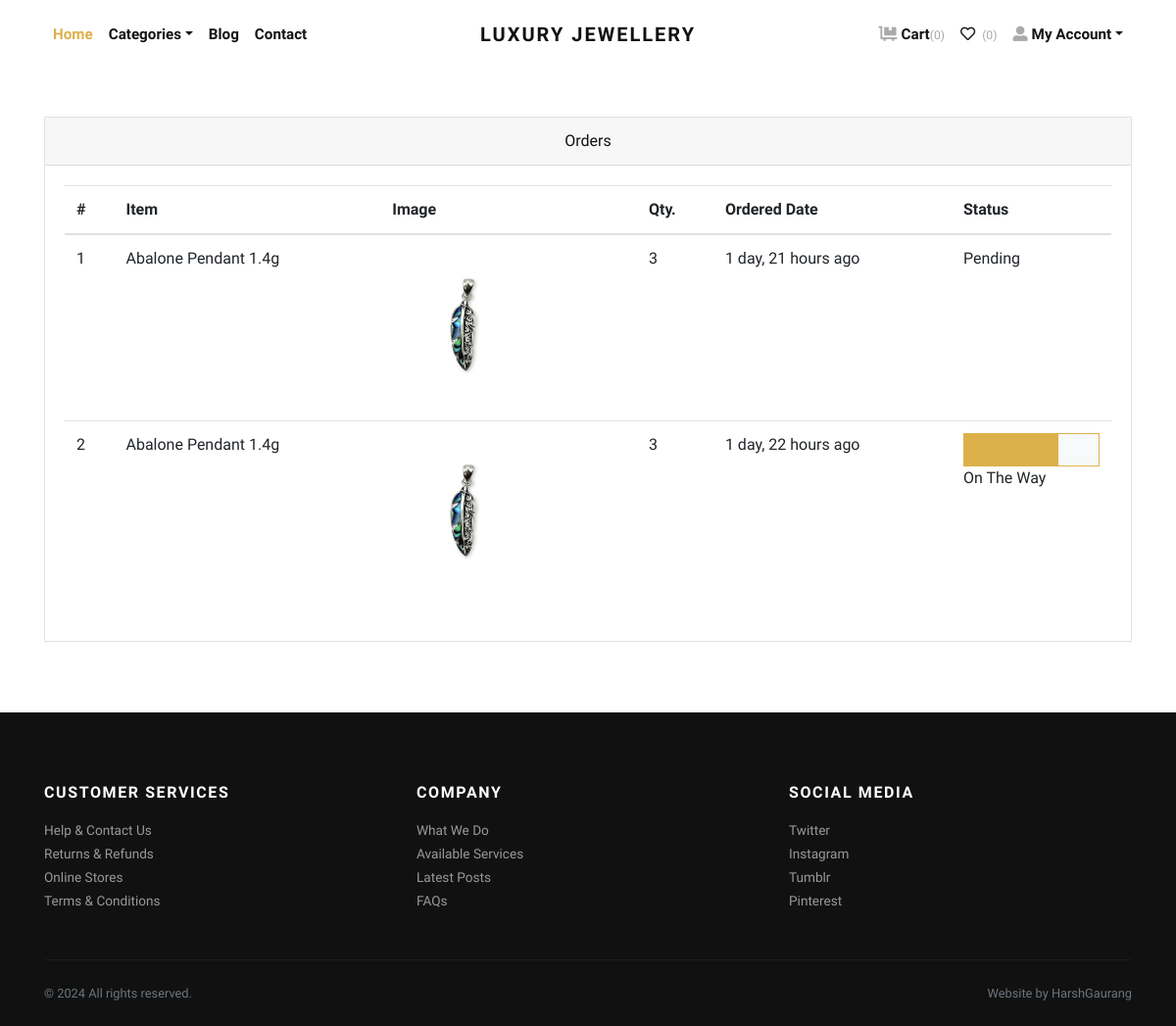
/orders/ (signed in), run on the app's committed database.
### store/models.py (models this page shows, shortened)
class Order(models.Model):
    user = models.ForeignKey(User, verbose_name="User", on_delete=models.CASCADE)
    address = models.ForeignKey(Address, verbose_name="Shipping Address", on_delete=models.CASCADE)
    product = models.ForeignKey(Product, verbose_name="Product", on_delete=models.CASCADE)
    quantity = models.PositiveIntegerField(verbose_name="Quantity")
    ordered_date = models.DateTimeField(auto_now_add=True, verbose_name="Ordered Date")
    status = models.CharField(
        choices=STATUS_CHOICES,
        max_length=50,
        default="Pending"
        )

class Product(models.Model):
    title = models.CharField(max_length=150, verbose_name="Product Title")
    slug = models.SlugField(max_length=160, verbose_name="Product Slug")
    sku = models.CharField(max_length=255, unique=True, verbose_name="Unique Product ID (SKU)")
    short_description = models.TextField(verbose_name="Short Description")
    detail_description = models.TextField(blank=True, null=True, verbose_name="Detail Description")
    product_image = models.ImageField(upload_to='product', blank=True, null=True, verbose_name="Product Image")
    price = models.DecimalField(max_digits=8, decimal_places=2)
    category = models.ForeignKey(Category, verbose_name="Product Categoy", on_delete=models.CASCADE)
    is_active = models.BooleanField(verbose_name="Is Active?")
    is_featured = models.BooleanField(verbose_name="Is Featured?")
    created_at = models.DateTimeField(auto_now_add=True, verbose_name="Created Date")
    updated_at = models.DateTimeField(auto_now=True, verbose_name="Updated Date")
    class Meta:
        verbose_name_plural = 'Products'
        ordering = ('-created_at', )

### store/views.py (the view)
# urls.py: path('orders/', views.orders, name="orders"),
@login_required
def orders(request):
    all_orders = Order.objects.filter(user=request.user).order_by('-ordered_date')
    return render(request, 'store/orders.html', {'orders': all_orders})

### store/context_preprocessors.py (called while the page is built)
def store_menu(request):
    categories = Category.objects.filter(is_active=True)
    context = {
        'categories_menu': categories,
    }
    return context

def cart_menu(request):
    if request.user.is_authenticated:
        cart_items= Cart.objects.filter(user=request.user)
        context = {
            'cart_items': cart_items,
        }
    else:
        context = {}
    return context

### templates/store/orders.html (shortened to what this page needs)
{% extends 'base.html' %}
{% load static %}
{% load humanize %}
    {% block content %}
      <div class="container py-5">
        <div class="row">
          <div class="col-lg-12">
            <div class="card mb-4" id="tables">
              <div class="card-header text-center">Orders</div>
              <div class="card-body">
                <table class="table table-hover">
                  <thead>
                    <tr>
                      <th>#</th>
                      <th>Item</th>
                      <th>Image</th>
                      <th>Qty.</th>
                      <th>Ordered Date</th>
                      <th>Status</th>
                    </tr>
                  </thead>
                  <tbody>
                    {% if orders %}
                    {% for order in orders %}
                    <tr>
                      <td>{{forloop.counter}}</td>
                      <td>{{order.product.title}}</td>
                      <td>
                        {% if order.product.product_image %}
                          <img src="{{order.product.product_image.url}}" alt="{{order.product.product_ttile}}" style="width:150px;">
                        {% endif %}
                      </td>
                      <td>{{order.quantity}}</td>
                      <td>{{order.ordered_date|naturaltime}}</td>
                      <td>
                        {% if order.status == 'On The Way' %}
                        <div class="bg-light border border-primary">
                            <div class="p-3 bg-primary" style="width:70%;"></div>
                        </div>
                        {% endif %}
                        {{order.status}}
                      </td>
                    </tr>
                    {% endfor %}
                    {% endif %}
                  </tbody>
                </table>
              </div>
            </div>
          </div>
        </div>
      </div>
{% endblock content %}

### jewelryshop/static/css/style.default.css (style rules this page uses)
.border { border: 1px solid #dee2e6 !important; }
.border-primary { border-color: #dcb14a !important; }
body { font-family: "Libre Franklin", sans-serif; font-size: 1rem; font-weight: 400; line-height: 1.5; color: #111111; background-color: #fff; }
.bg-primary { background-color: #dcb14a !important; }
.bg-light { background-color: #f8f9fa !important; }
.card { background-color: #fff; border: 1px solid rgba(17, 17, 17, 0.125); border-radius: 0; }
.card-body { padding: 1.25rem; }
.card-header { padding: 0.75rem 1.25rem; background-color: rgba(17, 17, 17, 0.03); border-bottom: 1px solid rgba(17, 17, 17, 0.125); }
.card-header:first-child { border-radius: calc(0 - 1px) calc(0 - 1px) 0 0; }

### data on the page
Order: product "Abalone Pendant 1.4g", product.product_image (picture), quantity "3", ordered_date "1 day, 21 hours ago", status "Pending"
Order: product "Abalone Pendant 1.4g", product.product_image (picture), quantity "3", ordered_date "1 day, 22 hours ago", status "On The Way"

### other printed values
{{ cart_items.count }} "0"
